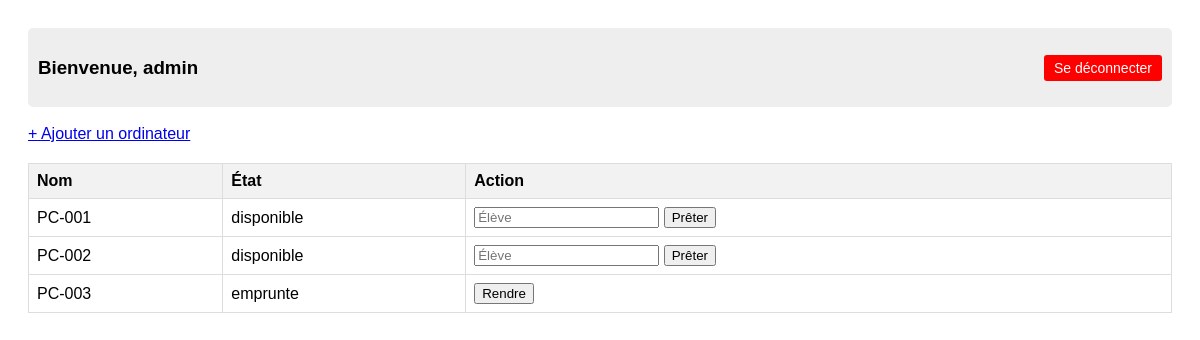
/ (signed in), run on the app's committed database.
### tables this page shows
CREATE TABLE ordinateurs (
    id INTEGER PRIMARY KEY AUTOINCREMENT,
    nom TEXT NOT NULL,
    etat TEXT NOT NULL,
    emprunteur TEXT
);

### app.py (the view)
@app.route("/")
@login_required #permet d'obliger le login
def index():
    conn = get_db_connection()
    ordinateurs = conn.execute('SELECT * FROM ordinateurs').fetchall()
    conn.close()
    return render_template('index.html',ordinateurs=ordinateurs)

### app.py (called while the page is built)
def get_db_connection():
    conn=sqlite3.connect('database.db')
    conn.row_factory = sqlite3.Row
    return conn

def login_required(f):
    @wraps(f)
    def decorated_function(*args, **kwargs):
        if 'user' not in session:
            return redirect(url_for('login'))
        return f(*args, **kwargs)
    return decorated_function

### templates/index.html (shortened to what this page needs)
<!DOCTYPE html>
<html lang="fr">
<head>
</head>
<body>
    <div class="top-bar">
        <h3>Bienvenue, {{ session['user'] }}</h3>
        <a href="{{ url_for('logout') }}" class="logout-btn">Se déconnecter</a>
    </div>
    <br>
    <a href="{{ url_for('ajouter') }}">+ Ajouter un ordinateur</a>
    <table>
        <thead>
            <tr>
                <th>Nom</th>
                <th>État</th>
                <th>Action</th>
            </tr>
        </thead>
        <tbody>
            {% for pc in ordinateurs %}
            <tr>
                <td>{{ pc['nom'] }}</td>
                <td>{{ pc['etat'] }}</td>
                <td>
                   {% if pc['etat'] == 'disponible' %}
                        <form action="{{ url_for('emprunter', id=pc['id']) }}" method="post">
                            <input type="text" name="eleve" placeholder="Élève" required>
                            <button type="submit">Prêter</button>
                        </form>
                   {% else %}
                        <form action="{{ url_for('rendre', id=pc['id']) }}" method="post">
                            <button type="submit">Rendre</button>
                        </form>
                   {% endif %}
                </td>
            </tr>
            {% endfor %}
        </tbody>
    </table>
</body>
</html>

### templates/index.html (style rules this page uses)
body { font-family: sans-serif; padding: 20px; }
.top-bar { display: flex; justify-content: space-between; align-items: center; background: #eee; padding: 10px; border-radius: 5px; }
.logout-btn { color: white; background-color: red; padding: 5px 10px; text-decoration: none; border-radius: 3px; font-size: 14px; }
table { width: 100%; border-collapse: collapse; margin-top: 20px; }
th, td { border: 1px solid #ddd; padding: 8px; text-align: left; }
th { background-color: #f2f2f2; }

### data on the page
ordinateurs: nom "PC-001", etat "disponible"
ordinateurs: nom "PC-002", etat "disponible"
ordinateurs: nom "PC-003", etat "emprunte"

### other printed values
{{ session['user'] }} "admin"
